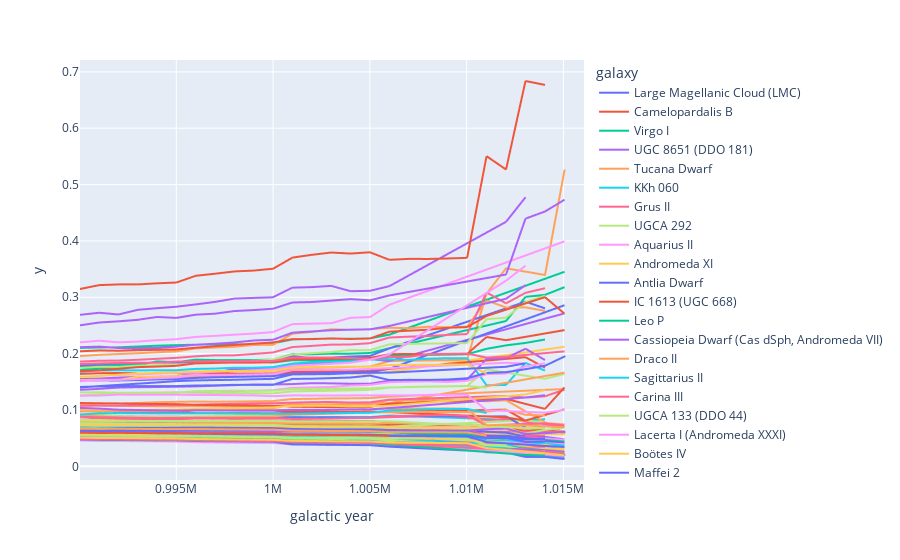

Notebook source saved alongside this figure:
### Code cell
import plotly.express as px

t_df = all_data[['galactic year','y','galaxy']]
fig = px.line(t_df,x='galactic year',y='y',color='galaxy')
fig.show()
